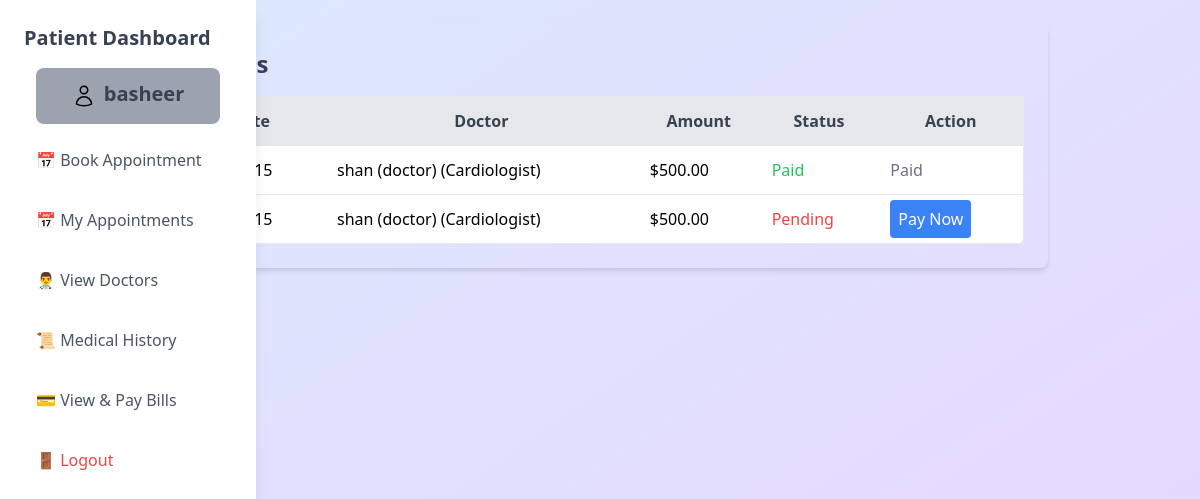
Page /bills/patients (signed in) on the committed database.
### core/models.py (models this page shows, shortened)
class User(AbstractUser):
    Role_Choices = [
        ('patient', 'Patient'),
        ('doctor', 'Doctor'),
    ]
    role = models.CharField(max_length=10,choices=Role_Choices, default='')
    groups = models.ManyToManyField(
        "auth.Group",
        related_name="core_users",  # Unique related_name
        blank=True
    )
    user_permissions = models.ManyToManyField(
        "auth.Permission",
        related_name="core_users_permissions",  # Unique related_name
        blank=True
    )
    def __str__(self):
        return f"{self.username} ({self.role})"

class Billing(models.Model):
    patient = models.ForeignKey(Patient, on_delete=models.CASCADE)
    appointment = models.OneToOneField(Appointment, on_delete=models.CASCADE)
    total_amount = models.DecimalField(max_digits=10, decimal_places=2)
    payment_status = models.CharField(max_length=20, choices=[('Paid', 'Paid'), ('Pending', 'Pending')], default='Pending')
    bill_date = models.DateTimeField(auto_now_add=True)

class Appointment(models.Model):
    slot_choices = [
        ('Morning','Morning'),
        ('Afternoon','Afternoon'),
        ('Evening','Evening')
    ]
    Appointment_status = [
        ("Scheduled",'Scheduled'),
        ("Completed","Completed"),
        ("Cancelled","Cancelled"),
    ]
    patient = models.ForeignKey(Patient, on_delete=models.CASCADE)
    doctor = models.ForeignKey(Doctor, on_delete=models.CASCADE)
    appointmentdate = models.DateField()
    slot = models.CharField(max_length=20, choices=slot_choices)
    status = models.CharField(max_length=20, choices= Appointment_status, default="Scheduled")
    notes = models.TextField(blank=True,null=True)
    bill = models.BooleanField(default=False)
    class Meta:
         unique_together = ('doctor', 'appointmentdate', 'slot')

class Doctor(models.Model):
    SPECIALIZATION_CHOICES = [
        ('General Physician', 'General Physician'),
        ('ENT', 'ENT'),
        ('Cardiologist', 'Cardiologist'),
        ('Dermatologist', 'Dermatologist'),
        ('Neurologist', 'Neurologist'),
        ('Pediatrician', 'Pediatrician'),
    ]
    user = models.OneToOneField(User, on_delete=models.CASCADE, related_name='doctor_profile')
    phone = models.CharField(max_length=15, unique=True)
    specialization = models.CharField(max_length=100, choices=SPECIALIZATION_CHOICES)
    department = models.CharField(max_length=100)
    experience = models.IntegerField(help_text="years of experience")
    joining_date = models.DateField(auto_now_add=True)
    is_approved = models.BooleanField(default=False)
    def __str__(self):
        return f"{self.user} ({self.specialization})"

### core/views.py (the view)
# urls.py: path('bills/patients', patientbills,name='patientbills'),
@login_required
def patientbills(request):
    patient = Patient.objects.get(user=request.user)
    bills = Billing.objects.filter(patient=patient)
    return render(request, 'core/patients/patientbills.html', {'bills': bills})

### core/templates/core/patients/patientbills.html (shortened to what this page needs)
{% extends "core/base.html" %}
{% block content %}
<div class="flex min-h-screen bg-gray-100 w-full">
    {% include "core/patientsidebar.html" %}
    <main class="flex-1 p-6 w-full bg-gradient-to-br from-blue-100 to-purple-200">
        <div class=" shadow-md p-6 rounded-lg max-w-4xl mx-auto">
            <h1 class="text-2xl font-semibold text-gray-700">My Bills</h1>
            <div class="overflow-x-auto mt-4">
                <table class="min-w-full bg-white border rounded-lg">
                    <thead>
                        <tr class="bg-gray-200 text-gray-700">
                            <th class="p-3">Date</th>
                            <th class="p-3">Doctor</th>
                            <th class="p-3">Amount</th>
                            <th class="p-3">Status</th>
                            <th class="p-3">Action</th>
                        </tr>
                    </thead>
                    <tbody>
                        {% for bill in bills %}
                        <tr class="border-t">
                            <td class="p-3">{{ bill.bill_date|date:"Y-m-d" }}</td>
                            <td class="p-3">{{ bill.appointment.doctor }}</td>
                            <td class="p-3">${{ bill.total_amount }}</td>
                            <td class="p-3">
                                {% if bill.payment_status == "Pending" %}
                                    <span class="text-red-500">Pending</span>
                                {% else %}
                                    <span class="text-green-500">Paid</span>
                                {% endif %}
                            </td>
                            <td class="p-3">
                                {% if bill.payment_status == "Pending" %}
                                    <a class="bg-blue-500 text-white p-2 rounded">Pay Now</a>
                                {% else %}
                                    <span class="text-gray-500">Paid</span>
                                {% endif %}
                            </td>
                        </tr>
                        {% empty %}
                        <tr>
                            <td colspan="5" class="p-3 text-center text-gray-500">No bills found.</td>
                        </tr>
                        {% endfor %}
                    </tbody>
                </table>
            </div>
        </div>
    </main>
</div>
{% endblock content %}

### core/templates/core/patientsidebar.html (shortened to what this page needs)
<aside class="w-64 bg-white shadow-lg p-6 fixed inset-y-0 left-0 hidden md:block">
    <h2 class="text-xl font-semibold text-gray-700 mb-4">Patient Dashboard</h2>
    <div class="flex flex-row gap-2 bg-gray-400 rounded-lg items-center justify-center m-3"  >
        <h3 class="text-xl pt-3 font-semibold text-gray-700 mb-4">{{user.username}}</h3>
    </div>
    <nav>
        <ul class="space-y-3">
            <li>
                <a href="{% url 'book_appoinment' %}" class="flex items-center p-3 text-gray-600 hover:bg-gray-200 rounded-lg transition-all">
                    📅 Book Appointment
                </a>
            </li>
            <li>
                <a href="{% url 'myappointments' %}" class="flex items-center p-3 text-gray-600 hover:bg-gray-200 rounded-lg transition-all">
                    📅 My Appointments
                </a>
            </li>
            <li>
                <a href="{% url 'doctorslist'%}" class="flex items-center p-3 text-gray-600 hover:bg-gray-200 rounded-lg transition-all">
                    👨‍⚕️ View Doctors
                </a>
            </li>
            <li>
                <a href="{%url 'patientmedicalhistory'  %}" class="flex items-center p-3 text-gray-600 hover:bg-gray-200 rounded-lg transition-all">
                    📜 Medical History
                </a>
            </li>
            <li>
                <a href="{% url 'patientbills'  %}" class="flex items-center p-3 text-gray-600 hover:bg-gray-200 rounded-lg transition-all">
                    💳 View & Pay Bills
                </a>
            </li>
            <li>
                <a href="{% url 'logout'  %}" class="flex items-center p-3 text-red-500 hover:bg-red-100 rounded-lg transition-all">
                    🚪 Logout
                </a>
            </li>
        </ul>
    </nav>
</aside>

### rows in the picture
User: username "basheer"
Billing: appointment.doctor "shan (doctor) (Cardiologist)", total_amount "500.00", payment_status "Paid"
Billing: appointment.doctor "shan (doctor) (Cardiologist)", total_amount "500.00", payment_status "Pending"
